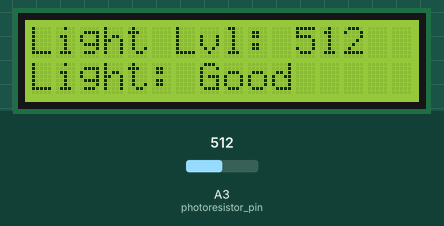
Simulated run of this sketch. Board: Arduino Uno, built with avr-gcc and run on an emulated ATmega328P. On the bench: 16×2 character LCD. The inputs (shaded band) are chosen by the test bench; at power-on: A3 (photoresistor_pin) = 512.

Above: at 2.7 s.
2.8 s: A3 (photoresistor_pin) set to 266
At 3.4 s:
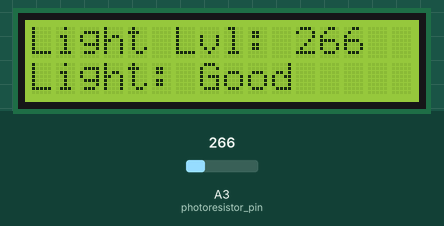
4.4 s: A3 (photoresistor_pin) set to 240
At 5.4 s:
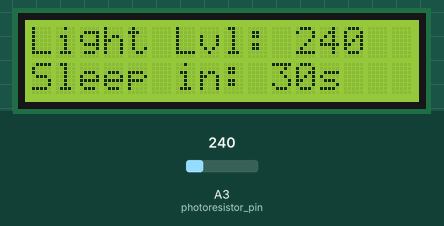
7.4 s: A3 (photoresistor_pin) set to 260
At 8.1 s:
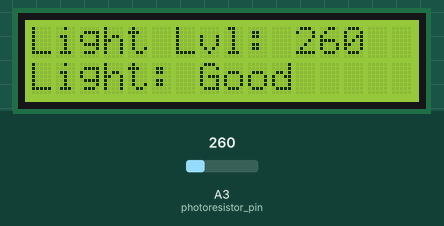
Timing chart, 0 to 10.4 s (numbered marks = the images above; inputs shaded):
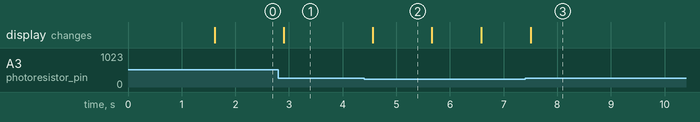

Measured:
- the behaviour switches between 250 and 249 on A3 (photoresistor_pin) (found by bisection; images 1 and 2)
- after the input at 2.8 s, the display: changes after 0.10 s (image 1)
- after the input at 4.4 s, the display: changes after 0.16 s (image 2)
- after the input at 7.4 s, the display: changes after 0.10 s (image 3)
- what the display in image 2 shows lasts 1.1 s, from 4.6 s to 5.7 s

The sketch:

Step_2_Photoresistor_Test.ino
```cpp
// Gemini 3.1 Pro created tester code for individual components from the code I (with partial assistance from Gemini) wrote for the entire system.

#include <Wire.h>
#include <hd44780.h>
#include <hd44780ioClass/hd44780_I2Cexp.h>

// LCD I2C pins
const int SDA_pin = A4;
const int SCL_pin = A5;

// Photoresistor
const int photoresistor_pin = A3;

hd44780_I2Cexp lcd;

const int LCD_COLS = 16;
const int LCD_ROWS = 2;

bool isDark = false;
unsigned long darkStartTime = 0;

void setup() {
  int status = lcd.begin(LCD_COLS, LCD_ROWS);
  if(status) {
    while(1);
  }

  // Initialize the photoresistor pin exactly as it is in your main code
  pinMode(photoresistor_pin, INPUT_PULLUP);

  lcd.backlight();
  lcd.setCursor(0, 0);
  lcd.print("Testing Sensor..");
  delay(1500);
  lcd.clear();
}

void loop() {
  // Read the photoresistor
  int photoresistor_value = analogRead(photoresistor_pin);

  // Core logic from your main code
  if (photoresistor_value < 250) {
    if (isDark == false) {
      darkStartTime = millis();
      isDark = true;
    }
  } else {
    isDark = false;
  }

  // --- UI Update ---
  // Row 0: Display the raw analog value
  lcd.setCursor(0, 0);
  lcd.print("Light Lvl: ");
  lcd.print(photoresistor_value);
  lcd.print("     "); // Blank spaces clear leftover digits

  // Row 1: Display the status or countdown
  lcd.setCursor(0, 1);
  if (isDark) {
    // Calculate how many seconds are left until sleep
    int secondsLeft = 30 - ((millis() - darkStartTime) / 1000);
    if (secondsLeft <= 0) {
      lcd.print("SYSTEM ASLEEP!  ");
    } else {
      lcd.print("Sleep in: ");
      lcd.print(secondsLeft);
      lcd.print("s   ");
    }
  } else {
    lcd.print("Light: Good     ");
  }

  // Small delay to prevent the LCD from flickering updating too fast
  delay(150);
}
```
